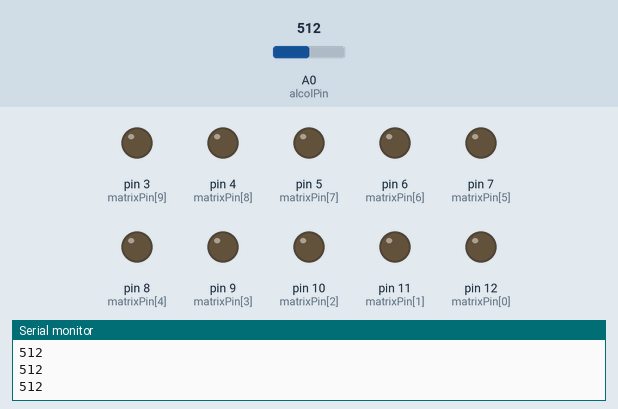
This sketch was run on a simulated Arduino Uno, built with avr-gcc and run on an emulated ATmega328P. Shown: output pins drawn as LEDs (lit = HIGH), the last lines printed to the serial monitor. The test bench sets the inputs (shaded band); at power-on: A0 (alcolPin) = 512.

Above: at 1.2 s.
1.3 s: A0 (alcolPin) set to 934
2.8 s: A0 (alcolPin) set to 946
At 3.2 s:
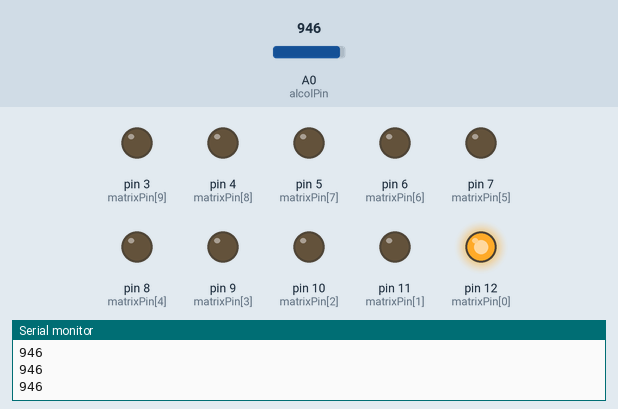
4.3 s: A0 (alcolPin) set to 1023
At 5.5 s:
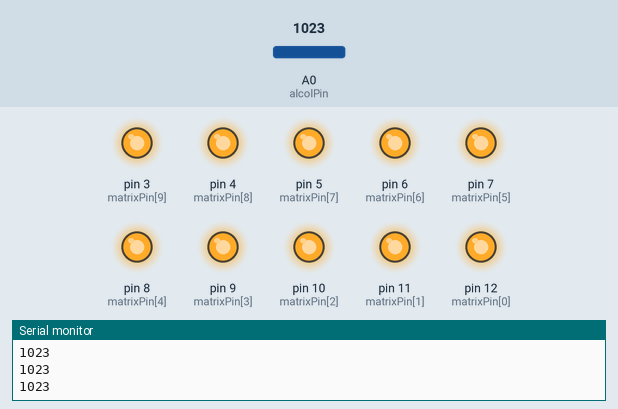
5.8 s: A0 (alcolPin) set to 1005
7.3 s: A0 (alcolPin) set to 995
At 7.8 s:
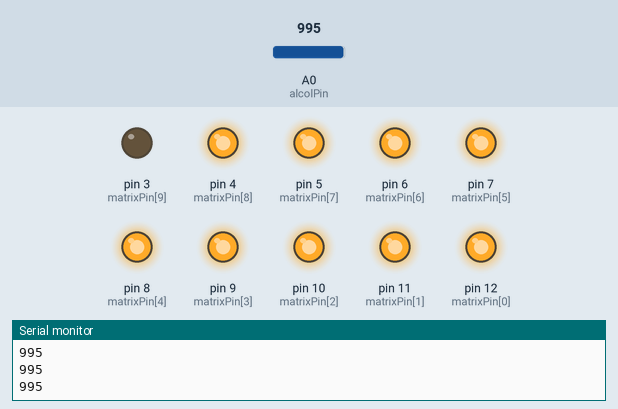
8.8 s: A0 (alcolPin) set to 900
At 10.1 s:
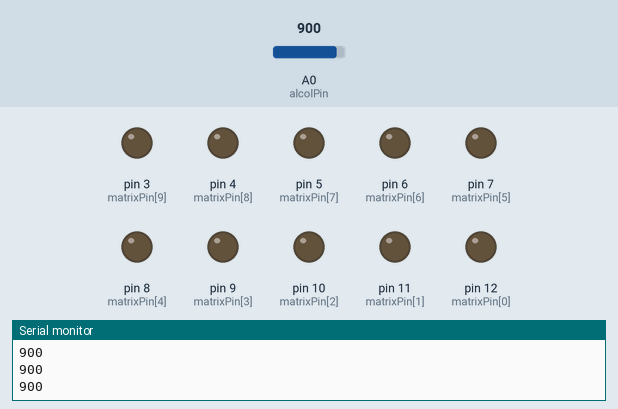
Timing chart, 0 to 11.3 s (numbered marks = the images above; inputs shaded):
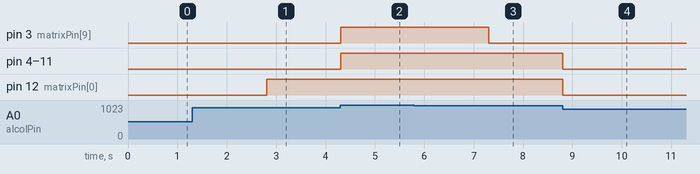

The sketch:

Alcol.ino
```cpp
const int alcolPin = A0;

const int matrixPin[10] = {12,11,10,9,8,7,6,5,4,3};

void setup(){
    for(int i = 0; i < 10; i++){
        pinMode(matrixPin[i], OUTPUT);
        digitalWrite(matrixPin[i], LOW);
    }
    Serial.begin(9600);
}

void loop(){
    int alcolValue = analogRead(alcolPin);
    Serial.println(alcolValue);
    delay(1);
    int alcolValue2 = map(alcolValue, 940, 990, 0, 9);
    for(int i = 0; i < 10; i++){
        if(i < alcolValue2){
            digitalWrite(matrixPin[i], HIGH);
        }else{
            digitalWrite(matrixPin[i], LOW);
        }
    }
}
```

Measured:
- the behaviour switches between 945 and 946 on A0 (alcolPin) (found by bisection; images 0 and 1)
- the behaviour switches between 996 and 995 on A0 (alcolPin) (found by bisection; images 2 and 3)
- after the input at 2.8 s, pin 12 (matrixPin[0]): LOW → HIGH at once
- after the input at 4.3 s, pin 3 (matrixPin[9]), pin 4 (matrixPin[8]), pin 5 (matrixPin[7]), pin 6 (matrixPin[6]), pin 7 (matrixPin[5]), pin 8 (matrixPin[4]), pin 9 (matrixPin[3]), pin 10 (matrixPin[2]), pin 11 (matrixPin[1]): LOW → HIGH at once
- after the input at 7.3 s, pin 3 (matrixPin[9]): HIGH → LOW at once
- after the input at 8.8 s, pin 4 (matrixPin[8]), pin 5 (matrixPin[7]), pin 6 (matrixPin[6]), pin 7 (matrixPin[5]), pin 8 (matrixPin[4]), pin 9 (matrixPin[3]), pin 10 (matrixPin[2]), pin 11 (matrixPin[1]), pin 12 (matrixPin[0]): HIGH → LOW at once
